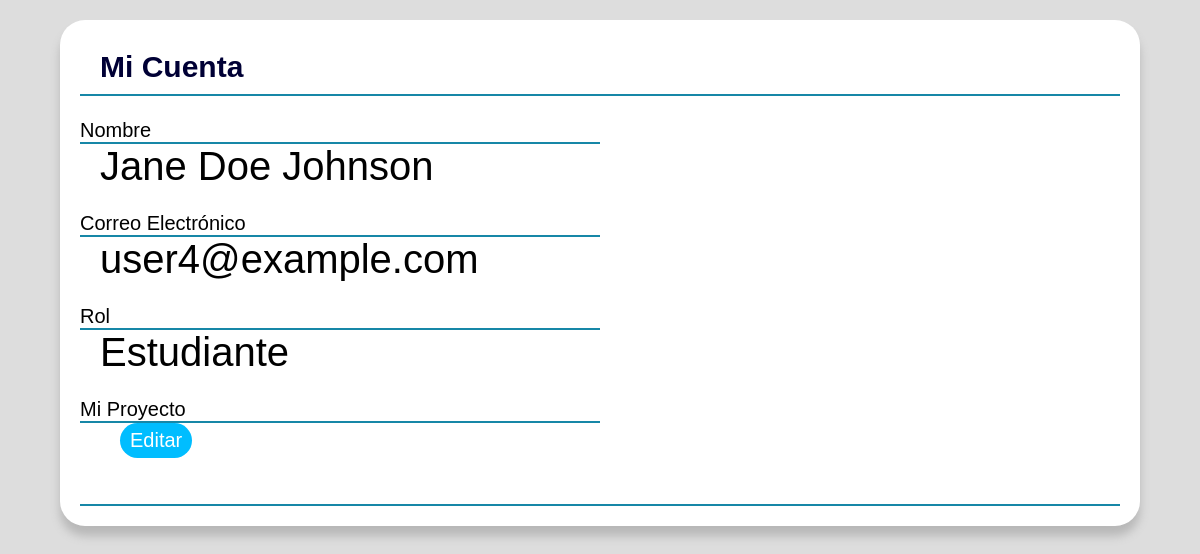
The page /cuenta.php?id_usuario=4 on the database its author committed.
### tables this page shows
CREATE TABLE r_estudiantes(
	matricula VARCHAR(10) NOT NULL PRIMARY KEY,
	nombre VARCHAR(30),
	apellidoP VARCHAR(30),
   apellidoM VARCHAR(30),
   id_usuario INT,
   id_carrera INT,
   FOREIGN KEY (id_usuario)
	REFERENCES r_usuarios(id_usuario)
	ON DELETE CASCADE
   ON UPDATE CASCADE,
   FOREIGN KEY (id_carrera)
	REFERENCES r_carreras(id_carrera)
	ON DELETE CASCADE
   ON UPDATE CASCADE
);

CREATE TABLE r_usuarios(
   id_usuario INT NOT NULL AUTO_INCREMENT PRIMARY KEY,
   correo VARCHAR(30),
   contrasenia VARCHAR(100)
);

### cuenta.php (the view, shortened to what this page needs)
<?php
   $id_usuario = null;
	if ( !empty($_GET['id_usuario'])) {
		$id_usuario = $_REQUEST['id_usuario'];
	}
      $pdo = Database::connect();
      $pdo->setAttribute(PDO::ATTR_ERRMODE, PDO::ERRMODE_EXCEPTION);
      $sql = 'SELECT * FROM r_estudiantes WHERE id_usuario = ?';
      $q = $pdo->prepare($sql);
      $q->execute(array($id_usuario));
      if($q->rowCount() > 0){
        $row = $q->fetch(PDO::FETCH_ASSOC);
        $name = $row['nombre'];
        $matricula = $row['matricula'];
        $apellidoP   = $row['apellidoP'];
        $apellidoM =$row['apellidoM'];
        $rol = "Estudiante";
      }
?>
<!DOCTYPE html>
<html lang="en">
<head>
   <link rel="stylesheet" href="CSS/style.css">
</head>
<body>
    <div class="container">
        <div class="firstrow">
            <h1 class="title">Mi Cuenta</h1>
        </div>
        <hr color="#1687A7">
        <br>
        <p>Nombre</p>
        <hr color="#1687A7" width="50%">
        <div class="cuentabig">
            <p><?php echo !empty($name)?$name:'';
                echo !empty($apellidoP)?$apellidoP:' ';
                echo !empty($apellidoM)?$apellidoM:'';?></p>
        </div>
        <br>
        <p>Correo Electrónico</p>
        <hr color="#1687A7" width="50%">
        <div class="cuentabig">
            <p>
            <?php
                    $pdo = Database::connect();
                    $sql = 'SELECT * FROM r_usuarios WHERE id_usuario = ?';
                    $q = $pdo->prepare($sql);
                    $q->execute(array($id_usuario));
                    $correo = $q->fetch(PDO::FETCH_ASSOC);
                    echo $correo['correo'];
                ?>
            </p>
        </div>
        <br>
        <p>Rol</p>
        <hr color="#1687A7" width="50%">
        <div class="cuentabig">
            <p><?php echo !empty($rol)?$rol:'';?></p>
        </div>
        <br>
        <?php
            if($rol == 'Estudiante'){
            echo '<p> Mi Proyecto</p>';
            echo '<hr color="#1687A7" width="50%">';
            echo    '<div class="cuentabig">';
            echo    '<ul class="cuentalast">';
                    $pdo = Database::connect();
                    $sql = 'SELECT * FROM r_proyecto_estudiantes WHERE matricula = ?';
                    $q = $pdo->prepare($sql);
                    $q->execute(array($matricula));
                    $p_estudiantes = $q->fetch(PDO::FETCH_ASSOC);
                    $proyecto = $p_estudiantes['id_proyecto'];
            echo    '<li>';
                    echo '<a href="proyecto.php?id_proyecto='.$proyecto.'" class="btnP"><button>Editar</button></a>';
                }
            echo '</li>';
                    ?>
            </ul>
            <br>
        </div>
        <br>
        <hr color="#1687A7">
    </div>
</body>
</html>

### CSS/style.css (style rules this page uses)
:root { --background: #f5f5f5; --main: #112d4e; --wordaccent1: #3f72af; --wordaccentbg1: #dbe2ef; --wordaccent2: #1687a7; --backgroundR: #dddddd; --mainR: #000035; --wordaccent1R: #00bdff; --wordaccentbg1R: white; --wordaccent2R: #00a2dd; }
* { box-sizing: border-box; margin: 0; padding: 0; font-family: "Gellix", sans-serif; font-size: 20px; }
body { background-color: var(--backgroundR); }
h1 { color: var(--mainR); }
.container { display: grid; background: #ffffff; margin-top: 20px; margin-left: 5%; margin-right: 5%; margin-bottom: 20px; border-radius: 25px; padding: 20px; box-shadow: 0px 10px 10px #b8b8b8; }
.cuentabig p { font-size: 40px; padding: 0 20px; }
.cuentabig .cuentalast li { list-style-type: none; display: inline-block; }
.firstrow { justify-content: space-between; display: flex; grid-template-columns: 50% 10% 10% 30%; margin-top: 10px; margin-bottom: 10px; padding-inline: 20px; }
.firstrow .title { font-size: 30px; }
.btnP button { color: var(--wordaccentbg1R); padding: 6px 10px; background: var(--wordaccent1R); border: none; border-radius: 30px; cursor: pointer; transition: all 0.3s ease 0s; }

### rows shown on the page
r_estudiantes: nombre "Jane", apellidoP "Doe", apellidoM "Johnson"
r_usuarios: correo "user4@example.com"

### other values the page prints
$rol "Estudiante"
